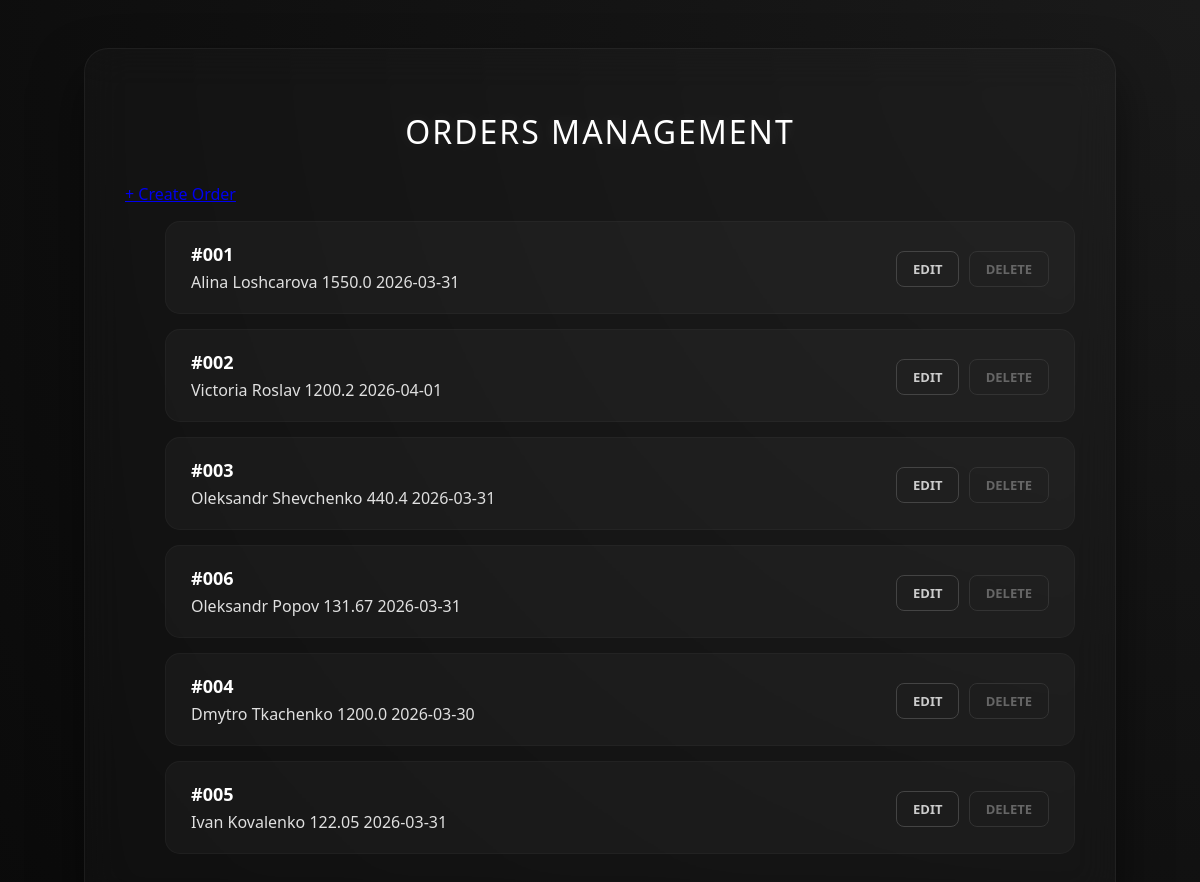
Before: / with the older database file.
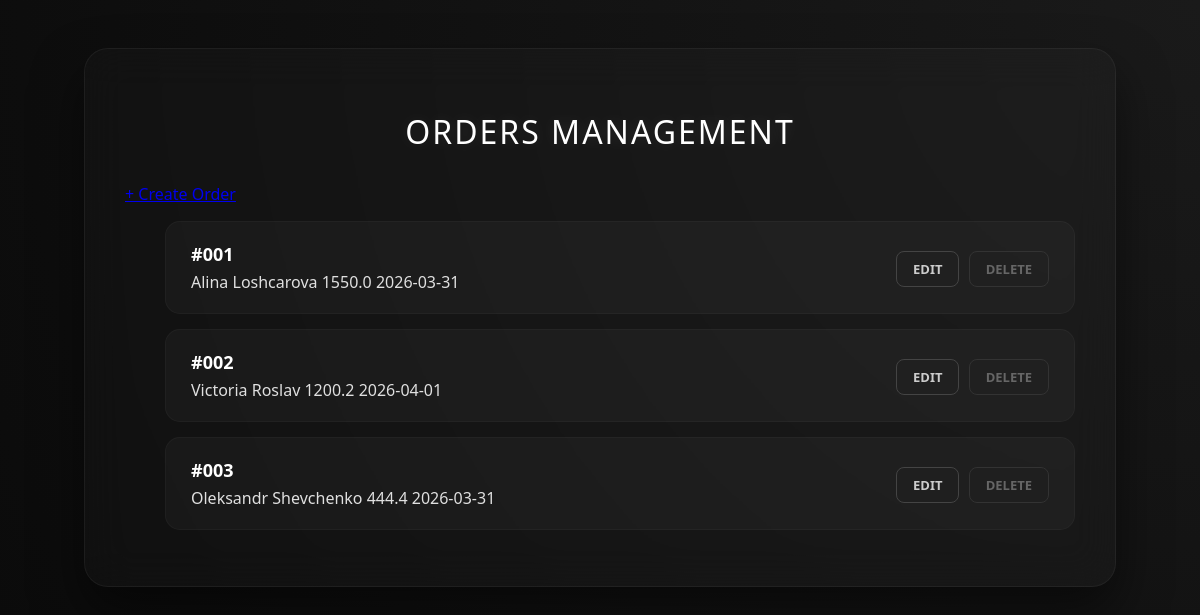
After: the same page with the newer database file.
### app/models.py (models this page shows)
class Order(Base):
    __tablename__ = "orders"
    id = Column(Integer, primary_key=True, index=True)
    order_number = Column(String, nullable=False)
    customer_name = Column(String, nullable=False)
    total_price = Column(Float, nullable=False)
    order_date = Column(Date, nullable=False)

### app/router/order.py (the view)
@router.get("/", response_class=HTMLResponse)
def read_orders(request: Request, db: Session = Depends(get_db)):
    orders = crud.get_orders(db)
    return templates.TemplateResponse("index.html", {
        "request": request,
        "orders": orders
    })

### app/templates/index.html (shortened to what this page needs)
<!DOCTYPE html>
<html>
<head>
    <link rel="stylesheet" href="/static/style.css">
</head>
<body>
<div class="container">
    <h1>Orders Management</h1>
    <a href="/create" class="button">+ Create Order</a>
    <ul>
        {% for order in orders %}
        <li>
            <div class="order-info">
                <strong>#{{ order.order_number }}</strong>
                {{ order.customer_name }}
                {{ order.total_price }}
                {{ order.order_date }}
            </div>
            <div class="actions">
                <a href="/edit/{{ order.id }}" class="edit">Edit</a>
                <a href="/delete/{{ order.id }}" class="delete">Delete</a>
            </div>
        </li>
        {% endfor %}
    </ul>
</div>
</body>
</html>

### app/static/style.css (style rules this page uses)
body { font-family: 'Poppins', 'Segoe UI', sans-serif; background: radial-gradient(circle at top right, #1a1a1a, #0a0a0a); min-height: 100vh; color: #e0e0e0; display: flex; justify-content: center; align-items: flex-start; }
.container { max-width: 950px; width: 95%; margin: 40px auto; background: rgba(255, 255, 255, 0.02); backdrop-filter: blur(20px); -webkit-backdrop-filter: blur(20px); padding: 40px; border-radius: 24px; border: 1px solid rgba(255, 255, 255, 0.05); box-shadow: 0 25px 50px rgba(0, 0, 0, 0.5); }
h1, h2 { text-align: center; margin-bottom: 30px; font-weight: 300; letter-spacing: 2px; text-transform: uppercase; color: #ffffff; text-shadow: 0 0 15px rgba(255, 255, 255, 0.1); }
li { background: rgba(255, 255, 255, 0.03); padding: 20px 25px; border-radius: 15px; margin-bottom: 15px; display: flex; justify-content: space-between; align-items: center; border: 1px solid rgba(255, 255, 255, 0.03); transition: all 0.3s ease; }
.order-info strong { font-size: 18px; color: #ffffff; display: block; margin-bottom: 5px; }
.actions a { padding: 8px 16px; border-radius: 8px; text-decoration: none; font-size: 13px; font-weight: 600; transition: 0.3s; margin-left: 5px; text-transform: uppercase; }
.edit { background: transparent; color: #ccc; border: 1px solid #444; }
.delete { background: transparent; color: #666; border: 1px solid #333; }

Changed rows visible on the page:
removed Order: order_number "006", customer_name "Oleksandr Popov", total_price "131.67", order_date "2026-03-31"
removed Order: order_number "004", customer_name "Dmytro Tkachenko", total_price "1200.0", order_date "2026-03-30"
removed Order: order_number "005", customer_name "Ivan Kovalenko", total_price "122.05", order_date "2026-03-31"
changed Order "Oleksandr Shevchenko": total_price "440.4" → "444.4"
